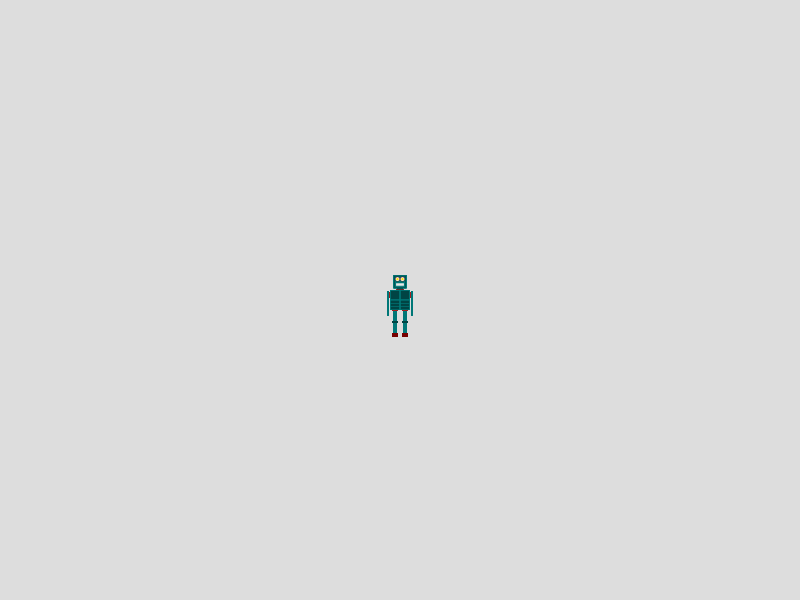
Frame 1 (no input)
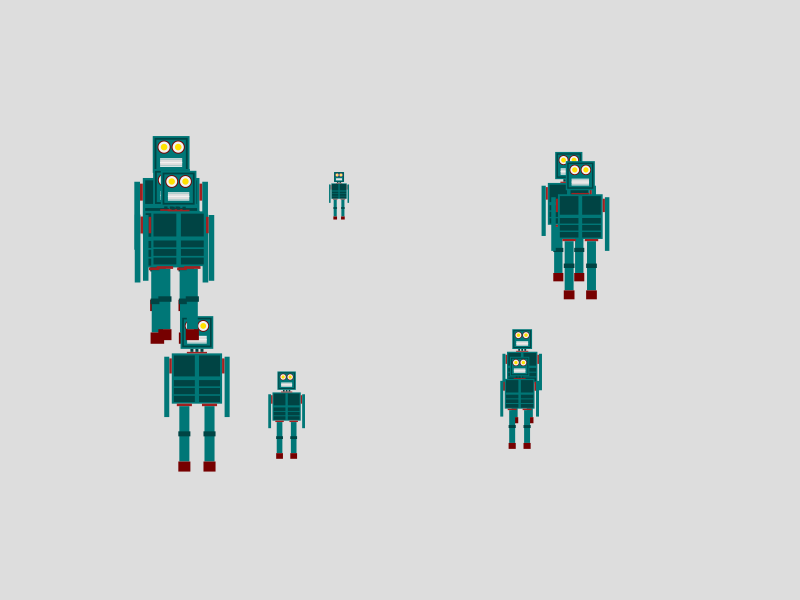
Frame 60 (the mouse pressed at the canvas centre just before this capture)
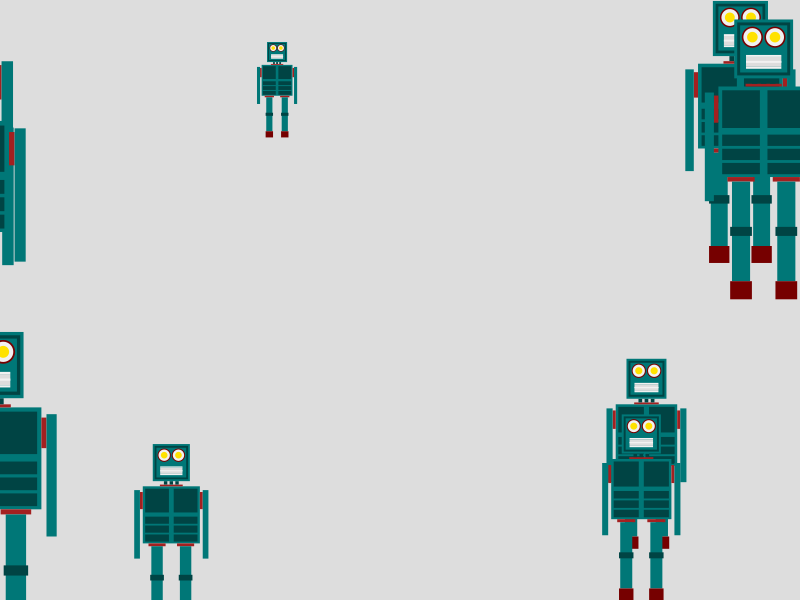
Frame 120 (the mouse held since frame 60 and released just before this capture)

The Processing sketch that drew these frames (run headless with seeded random() and noise(); from frame 60 on, the mouse is pressed at the canvas centre):

// Processing sketch: build_robot_v3
// ── build_robot_v3.pde
// random circles that bounce off the inside of the window
// december 2014
// https://github.com/flippedpython/processing

int robots = 10;
int maxRobots = 10;

Robot[] robotList;
//bigRob, mediumRob, smallRob;

void setup()
{
  size(800, 600);
  smooth();
  noStroke();
  frameRate(30);
  background(#dddddd);
  rectMode(CORNER);
  ellipseMode(CENTER);
  
  rectMode(CENTER);
  point(width/2,height/2);
  
  robotList = new Robot[10];
  
  for (int r = 0; r < maxRobots; r++)
  {
    robotList[r] = new Robot(0.2+random(1.2),width/2,height/2);
  }

  
  frameRate(60);
}

void draw()
{
  background(#dddddd);
  noStroke();
  for (int r = 0; r < maxRobots; r++)
  {
    robotList[r].display();
    robotList[r].update();
  }
  //noLoop();
}

// ── Robot.pde
public class Robot
{
  // properties of circle
  float posX;
  float posY;
  float factor;
  float vectorX;
  float vectorY;
  
  color ROBOT_COLOUR = color(#007777);
  color ROBOT_CONTRAST_COLOUR = color(#004444);
  color ROBOT_DARK_RED = color(#760000);
  color ROBOT_FEET = color(#a32020);
  color ROBOT_YELLOW = color(#ffe200);
  float ROBOT_SIZE = 100;
  float ROBOT_JOINT_SIZE = 0.05;
  float robotSize = 0;
  
  // create circle with random data
  Robot(float f, float x, float y)
  {
    posX = x;
    posY = y;
    factor = f;
    robotSize = (0.2 + abs((posX-width/2)/(width/2)))*ROBOT_SIZE;
    
    //robotSize = abs((posX-width/2)/(width/2))*ROBOT_SIZE;
    vectorX = 0;
    vectorY = 0;
    while ((vectorX < 1) && (vectorX > -1)) vectorX = random(-4.0, 4.0);
    while ((vectorY < 1) && (vectorY > -1)) vectorY = random(-2.0, 2.0);
    
    if (posX < width/2)
    {
      vectorX = -vectorX;
    }
    //println(x,y,vectorX,vectorY,robotSize);
  } 
  
  Robot()
  {
  }
  
  void update()
  {
    
    if ((posX < 0) || (posX > width))
    {
      if ((posY < 0) || (posY > height))
      {
        posX = width/2; //width/2 + width*(random(-0.4,0.4));
        posY = height/2; //height/2 + height*(random(-0.2,0.2));
        vectorX = 0;
        vectorY = 0;
        while ((vectorX < 1) && (vectorX > -1)) 
        {  
          vectorX = random(-4.0, 4.0);
        }
        while ((vectorY < 1) && (vectorY > -1)) 
        {
          vectorY = random(-2.0, 2.0);
        }
      }
      
      println(posX,posY,vectorX,vectorY,robotSize);
    }
    
    robotSize = 0.4+abs((posX-width/2)/(width/2))*ROBOT_SIZE;
    //vectorX = 1 + vectorX * abs(posX-width/2)/(width/2);
    //vectorY = 1 + vectorY * abs(posX-height/2)/(height/2);
    posX += vectorX; //* abs(posX-width/2)/(width/2);
    posY += vectorY; //* abs(posX-height/2)/(height/2);
  }
  
  void display()
  {
    fill(ROBOT_COLOUR);
    rect(posX,posY,robotSize,robotSize);
    
    fill(ROBOT_FEET);
    rect((posX+robotSize/2+robotSize*ROBOT_JOINT_SIZE/2),(posY-robotSize/4),robotSize*ROBOT_JOINT_SIZE,robotSize*ROBOT_JOINT_SIZE*6);
    rect((posX-robotSize/2-robotSize*ROBOT_JOINT_SIZE/2),(posY-robotSize/4),robotSize*ROBOT_JOINT_SIZE,robotSize*ROBOT_JOINT_SIZE*6);
    
    fill(ROBOT_COLOUR);
    rect((posX+robotSize/2+robotSize*ROBOT_JOINT_SIZE*2),(posY+robotSize/6),robotSize*ROBOT_JOINT_SIZE*2,robotSize*ROBOT_JOINT_SIZE*24);
    rect((posX-robotSize/2-robotSize*ROBOT_JOINT_SIZE*2),(posY+robotSize/6),robotSize*ROBOT_JOINT_SIZE*2,robotSize*ROBOT_JOINT_SIZE*24);
    
    
    // create robot chest
    float sixPackWidth = robotSize/2.4;
    
    fill(ROBOT_CONTRAST_COLOUR);
    rect((posX-robotSize*0.25),(posY-robotSize*0.25),sixPackWidth,robotSize/2.4);
    rect((posX+robotSize*0.25),(posY-robotSize/4),sixPackWidth,robotSize/2.4);
   
    float sixPackHeight = 0.75*0.3333*robotSize/2;
    float sixPackGap = 0.25*0.25*robotSize/2;
    
    // left
    rect((posX-robotSize*0.25),(posY+sixPackGap+sixPackHeight*0.5),sixPackWidth,robotSize/8);
    rect((posX-robotSize*0.25),(posY+2*sixPackGap+sixPackHeight*1.5),sixPackWidth,robotSize/8);
    rect((posX-robotSize*0.25),(posY+3*sixPackGap+sixPackHeight*2.5),sixPackWidth,robotSize/8);
    
    //right 
    rect((posX+robotSize*0.25),(posY+sixPackGap+sixPackHeight*0.5),sixPackWidth,robotSize/8);
    rect((posX+robotSize*0.25),(posY+2*sixPackGap+sixPackHeight*1.5),sixPackWidth,robotSize/8);
    rect((posX+robotSize*0.25),(posY+3*sixPackGap+sixPackHeight*2.5),sixPackWidth,robotSize/8);
    
    // leg joint
    fill(ROBOT_FEET);
    float legJointY = posY+robotSize/2+robotSize*ROBOT_JOINT_SIZE/2;
    float legJointHeight = robotSize*ROBOT_JOINT_SIZE;
    rect((posX-robotSize*0.25), legJointY, robotSize*ROBOT_JOINT_SIZE*6, legJointHeight);
    rect((posX+robotSize*0.25), legJointY, robotSize*ROBOT_JOINT_SIZE*6, legJointHeight);
    
    // robot legs
    fill(ROBOT_COLOUR);
    float legHeight = robotSize*1.1;
    float legWidth = robotSize*0.2;
    float legY = legJointY + legJointHeight/2 + legHeight/2;
    rect((posX-robotSize*0.25), legY, legWidth, legHeight);
    rect((posX+robotSize*0.25), legY, legWidth, legHeight);
    // knees
    fill(ROBOT_CONTRAST_COLOUR);
    float kneeWidth = robotSize*0.24;
    float kneeHeight = robotSize*0.1;
    rect((posX-robotSize*0.25), legY, kneeWidth, kneeHeight);
    rect((posX+robotSize*0.25), legY, kneeWidth, kneeHeight);
    
    // FEET
    fill(ROBOT_DARK_RED);
    float footHeight = 0.2*robotSize;
    float footWidth = legWidth*1.2;
    float footY = legY + legHeight/2 + footHeight/2;
    rect((posX-robotSize*0.25), footY, kneeWidth, footHeight);
    rect((posX+robotSize*0.25), footY, kneeWidth, footHeight);
    
    // head
    
    // neck
    fill(ROBOT_FEET);
    float neckHeight = robotSize*.03;
    float neckWidth = robotSize*0.4;
    float neckX = posX;
    float neckY = posY - robotSize/2 - neckHeight/2;
    rect(neckX, neckY, neckWidth, neckHeight);
    
    // neck joints x 3
    float minorJointHeight = neckHeight*2;
    float minorJointWidth = minorJointHeight;
    float minorJointY = neckY - neckHeight/2 - minorJointHeight/2;
    fill(ROBOT_CONTRAST_COLOUR);
    float jointDelta = neckWidth/4;
    rect(neckX-jointDelta, minorJointY, minorJointWidth, minorJointHeight);
    rect(neckX, minorJointY, minorJointWidth, minorJointHeight);
    rect(neckX+jointDelta, minorJointY, minorJointWidth, minorJointHeight);
    
    // make head
    fill(ROBOT_COLOUR);
    float headWidth = 0.65*robotSize;
    float headY = minorJointY - minorJointHeight/2 - headWidth/2;
    rect(neckX, headY, headWidth, headWidth);
    fill(ROBOT_CONTRAST_COLOUR);
    rect(neckX, headY, headWidth*0.9, headWidth*0.9);
    fill(ROBOT_COLOUR);
    rect(neckX, headY, headWidth*0.8, headWidth*0.8);
    
    // eyes
    float eyeWidth = headWidth*0.36;
    float eyeY = headY - headWidth/5;
    float eyeDeltaX = headWidth/5.2;
    fill(ROBOT_DARK_RED);
    ellipse(neckX-eyeDeltaX, eyeY, eyeWidth, eyeWidth);
    ellipse(neckX+eyeDeltaX, eyeY, eyeWidth, eyeWidth);
    fill(#F1F1F1);
    ellipse(neckX-eyeDeltaX, eyeY, eyeWidth*0.85, eyeWidth*0.85);
    ellipse(neckX+eyeDeltaX, eyeY, eyeWidth*0.85, eyeWidth*0.85);
    fill(ROBOT_YELLOW);
    ellipse(neckX-eyeDeltaX, eyeY, eyeWidth*0.5, eyeWidth*0.5);
    ellipse(neckX+eyeDeltaX, eyeY, eyeWidth*0.5, eyeWidth*0.5);
    
    // lips
    float lipWidth = 0.6 * headWidth;
    float lipY = headY + headWidth*0.22;
    float lipHeight = lipWidth*0.28;
    fill(#dddddd);
    rect(neckX,lipY,lipWidth,lipHeight);
    fill(#f1f1f1);
    rect(neckX,lipY-lipHeight/2-lipHeight*0.1,lipWidth,lipHeight*0.2);
    rect(neckX,lipY+lipHeight/2+lipHeight*0.1,lipWidth,lipHeight*0.2);
    rect(neckX,lipY,lipWidth,lipHeight*0.2);
  }
  
  void drawPallete()
  {
    rectMode(CORNER);
    fill(ROBOT_COLOUR);
    rect(0,0,20,20);
    fill(ROBOT_CONTRAST_COLOUR);
    rect(20,0,20,20);
    fill(ROBOT_FEET);
    rect(40,0,20,20);
    rectMode(CENTER);
  }

}
